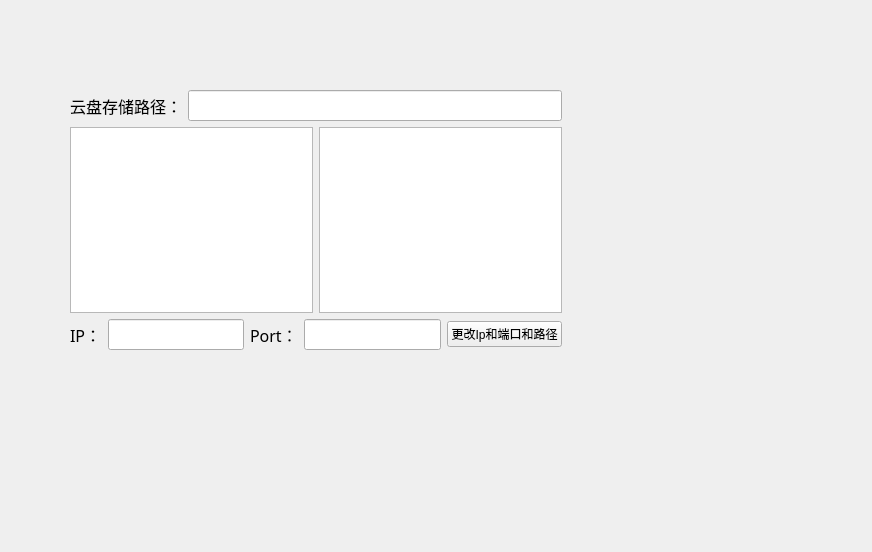
<?xml version="1.0" encoding="UTF-8"?>
<ui version="4.0">
 <class>tcpserver</class>
 <widget class="QWidget" name="tcpserver">
  <property name="geometry">
   <rect>
    <x>0</x>
    <y>0</y>
    <width>872</width>
    <height>552</height>
   </rect>
  </property>
  <property name="windowTitle">
   <string>tcpserver</string>
  </property>
  <widget class="QWidget" name="layoutWidget">
   <property name="geometry">
    <rect>
     <x>70</x>
     <y>90</y>
     <width>492</width>
     <height>260</height>
    </rect>
   </property>
   <layout class="QVBoxLayout" name="verticalLayout">
    <item>
     <layout class="QHBoxLayout" name="horizontalLayout">
      <item>
       <widget class="QLabel" name="label_save_dir">
        <property name="font">
         <font>
          <family>Adobe 宋体 Std L</family>
          <pointsize>12</pointsize>
         </font>
        </property>
        <property name="text">
         <string>云盘存储路径：</string>
        </property>
       </widget>
      </item>
      <item>
       <widget class="QLineEdit" name="lineEdit_save_dir">
        <property name="font">
         <font>
          <family>Adobe 宋体 Std L</family>
          <pointsize>12</pointsize>
         </font>
        </property>
       </widget>
      </item>
     </layout>
    </item>
    <item>
     <layout class="QHBoxLayout" name="horizontalLayout_3">
      <item>
       <widget class="QListWidget" name="listWidget_show_usr_state">
        <property name="font">
         <font>
          <pointsize>9</pointsize>
         </font>
        </property>
       </widget>
      </item>
      <item>
       <widget class="QTextEdit" name="textEdit_show_request">
        <property name="font">
         <font>
          <family>Adobe 宋体 Std L</family>
          <pointsize>9</pointsize>
         </font>
        </property>
       </widget>
      </item>
     </layout>
    </item>
    <item>
     <layout class="QHBoxLayout" name="horizontalLayout_2">
      <item>
       <widget class="QLabel" name="label_ip">
        <property name="font">
         <font>
          <family>Adobe 宋体 Std L</family>
          <pointsize>12</pointsize>
         </font>
        </property>
        <property name="text">
         <string>IP：</string>
        </property>
       </widget>
      </item>
      <item>
       <widget class="QLineEdit" name="lineEdit_id">
        <property name="font">
         <font>
          <family>Adobe 宋体 Std L</family>
          <pointsize>12</pointsize>
         </font>
        </property>
       </widget>
      </item>
      <item>
       <widget class="QLabel" name="label_port">
        <property name="font">
         <font>
          <family>Adobe 宋体 Std L</family>
          <pointsize>12</pointsize>
         </font>
        </property>
        <property name="text">
         <string>Port：</string>
        </property>
       </widget>
      </item>
      <item>
       <widget class="QLineEdit" name="lineEdit_port">
        <property name="font">
         <font>
          <family>Adobe 宋体 Std L</family>
          <pointsize>12</pointsize>
         </font>
        </property>
       </widget>
      </item>
      <item>
       <widget class="QPushButton" name="pushButton_cahnge_ip_port">
        <property name="text">
         <string>更改Ip和端口和路径</string>
        </property>
       </widget>
      </item>
     </layout>
    </item>
   </layout>
  </widget>
 </widget>
 <resources/>
 <connections/>
</ui>
